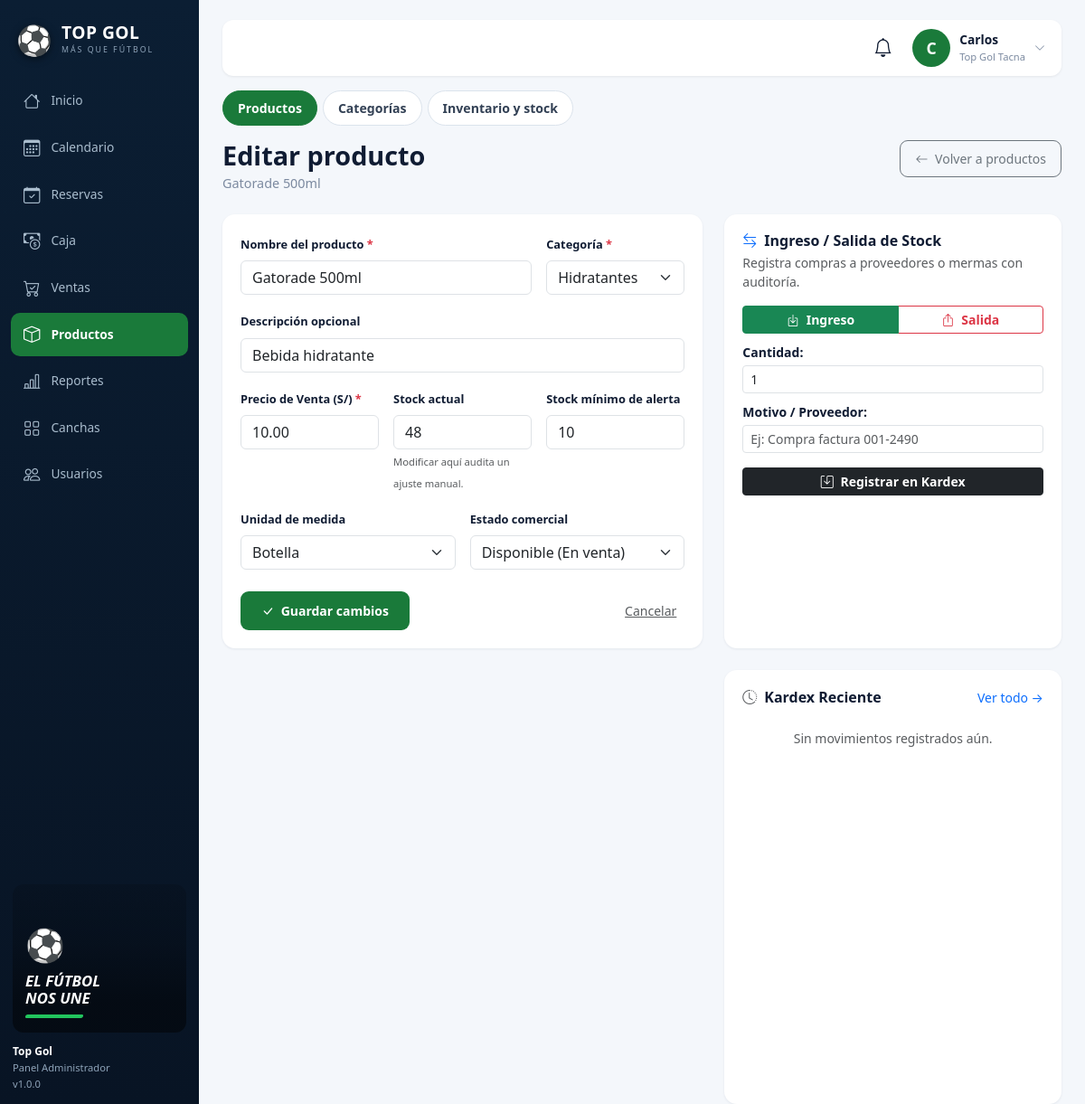
The app's page /admin/productos/editar/1 (signed in) with its own data.
### tables this page shows
CREATE TABLE IF NOT EXISTS `productos` (
  `id`           INT NOT NULL AUTO_INCREMENT,
  `nombre`       VARCHAR(100) NOT NULL,
  `descripcion`  VARCHAR(255) DEFAULT NULL,
  `categoria`    ENUM('refrescos','bebidas_alcoholicas','snacks','hidratantes','otros') NOT NULL DEFAULT 'otros',
  `categoria_id` INT UNSIGNED NULL,
  `precio`       DECIMAL(10,2) NOT NULL,
  `stock`        INT NOT NULL DEFAULT 0,
  `stock_minimo` INT NOT NULL DEFAULT 5,
  `unidad`       VARCHAR(20) NOT NULL DEFAULT 'unidad',
  `estado`       ENUM('disponible','agotado','descontinuado') NOT NULL DEFAULT 'disponible',
  `created_at`   TIMESTAMP NOT NULL DEFAULT CURRENT_TIMESTAMP,
  `updated_at`   TIMESTAMP NOT NULL DEFAULT CURRENT_TIMESTAMP ON UPDATE CURRENT_TIMESTAMP,
  PRIMARY KEY (`id`),
  KEY `idx_producto_categoria` (`categoria`),
  KEY `idx_producto_estado`    (`estado`),
  CONSTRAINT `fk_productos_categoria` FOREIGN KEY (`categoria_id`) REFERENCES `categorias` (`id`) ON DELETE RESTRICT ON UPDATE CASCADE
);

CREATE TABLE IF NOT EXISTS `categorias` (
  `id`          INT UNSIGNED AUTO_INCREMENT PRIMARY KEY,
  `nombre`      VARCHAR(60) NOT NULL,
  `slug`        VARCHAR(60) NOT NULL UNIQUE,
  `descripcion` VARCHAR(255) NULL,
  `icono`       VARCHAR(30) NOT NULL DEFAULT 'bi-box',
  `activo`      TINYINT(1) NOT NULL DEFAULT 1,
  `created_at`  DATETIME NOT NULL DEFAULT CURRENT_TIMESTAMP,
  `updated_at`  DATETIME NOT NULL DEFAULT CURRENT_TIMESTAMP ON UPDATE CURRENT_TIMESTAMP
);

### app/Views/productos/form.php (the view, shortened to what the rows shown need)
<?php
$esEdicion = $producto !== null;
$p = $producto ?? [];
$movs = $movimientos ?? [];
?>
<?php require VIEWS_PATH . DIRECTORY_SEPARATOR . 'layout' . DIRECTORY_SEPARATOR . 'admin_top.php'; ?>
<div class="d-flex align-items-start justify-content-between gap-3 flex-wrap mb-4">
    <div>
        <h1 class="adm-h1"><?= $esEdicion ? 'Editar producto' : 'Nuevo producto' ?></h1>
        <p class="adm-sub"><?= $esEdicion ? htmlspecialchars((string)($p['nombre'] ?? '')) : 'Registra un nuevo producto en el inventario del bar/kiosco.' ?></p>
    </div>
    <div class="d-flex gap-2">
        <a href="<?= url('/admin/productos') ?>" class="btn btn-sm btn-outline-secondary" style="border-radius:9px;padding:9px 16px;">
            <i class="bi bi-arrow-left me-1"></i> Volver a productos
        </a>
    </div>
</div>
<div class="row g-4">
    <div class="<?= $esEdicion ? 'col-lg-7' : 'col-lg-8' ?>">
        <div class="panel">
            <form action="<?= $esEdicion ? url('/admin/productos/actualizar/' . $p['id']) : url('/admin/productos/guardar') ?>" method="POST" class="needs-validation" novalidate>
                <div class="row g-3">
                    <div class="col-md-8">
                        <label for="nombre" class="form-label fw-semibold" style="font-size:.8rem;">Nombre del producto <span class="text-danger">*</span></label>
                        <input type="text" class="form-control" id="nombre" name="nombre" value="<?= htmlspecialchars((string)($p['nombre'] ?? '')) ?>" placeholder="Ej: Gatorade 500ml Berry" required>
                    </div>
                    <div class="col-md-4">
                        <label for="categoria_id" class="form-label fw-semibold" style="font-size:.8rem;">Categoría <span class="text-danger">*</span></label>
                        <select class="form-select" id="categoria_id" name="categoria_id" required>
                            <?php foreach ($categorias as $cat): ?>
                                <option value="<?= (int)$cat['id'] ?>" <?= ((int)($p['categoria_id'] ?? 5) === (int)$cat['id']) ? 'selected' : '' ?>>
                                    <?= htmlspecialchars($cat['nombre']) ?>
                                </option>
                            <?php endforeach; ?>
                        </select>
                    </div>
                    <div class="col-12">
                        <label for="descripcion" class="form-label fw-semibold" style="font-size:.8rem;">Descripción opcional</label>
                        <input type="text" class="form-control" id="descripcion" name="descripcion" value="<?= htmlspecialchars((string)($p['descripcion'] ?? '')) ?>" placeholder="Detalles de presentación, sabor, etc.">
                    </div>
                    <div class="col-md-4">
                        <label for="precio" class="form-label fw-semibold" style="font-size:.8rem;">Precio de Venta (S/) <span class="text-danger">*</span></label>
                        <input type="number" class="form-control" id="precio" name="precio" step="0.50" min="0.50" value="<?= htmlspecialchars((string)($p['precio'] ?? '')) ?>" required>
                    </div>
                    <div class="col-md-4">
                        <label for="stock" class="form-label fw-semibold" style="font-size:.8rem;">Stock actual</label>
                        <input type="number" class="form-control" id="stock" name="stock" min="0" step="1" value="<?= htmlspecialchars((string)($p['stock'] ?? '0')) ?>">
                        <?php if ($esEdicion): ?>
                            <small class="text-muted" style="font-size:.7rem;">Modificar aquí audita un ajuste manual.</small>
                        <?php endif; ?>
                    </div>
                    <div class="col-md-4">
                        <label for="stock_minimo" class="form-label fw-semibold" style="font-size:.8rem;">Stock mínimo de alerta</label>
                        <input type="number" class="form-control" id="stock_minimo" name="stock_minimo" min="0" step="1" value="<?= htmlspecialchars((string)($p['stock_minimo'] ?? '5')) ?>">
                    </div>
                    <div class="col-md-6">
                        <label for="unidad" class="form-label fw-semibold" style="font-size:.8rem;">Unidad de medida</label>
                        <select class="form-select" id="unidad" name="unidad">
                            <?php foreach (['unidad', 'botella', 'lata', 'bolsa', 'caja', 'paquete'] as $u): ?>
                                <option value="<?= $u ?>" <?= ($p['unidad'] ?? 'unidad') === $u ? 'selected' : '' ?>><?= ucfirst($u) ?></option>
                            <?php endforeach; ?>
                        </select>
                    </div>
                    <div class="col-md-6">
                        <label for="estado" class="form-label fw-semibold" style="font-size:.8rem;">Estado comercial</label>
                        <select class="form-select" id="estado" name="estado">
                            <option value="disponible" <?= ($p['estado'] ?? 'disponible') === 'disponible' ? 'selected' : '' ?>>Disponible (En venta)</option>
                        </select>
                    </div>
                </div>
                <div class="d-flex align-items-center justify-content-between mt-4">
                    <button type="submit" class="btn btn-sm fw-bold" style="background:#1a7a3a;color:#fff;border-radius:9px;padding:10px 22px;">
                        <i class="bi bi-check-lg me-1"></i> <?= $esEdicion ? 'Guardar cambios' : 'Registrar producto' ?>
                    </button>
                    <?php if ($esEdicion): ?>
                        <a href="<?= url('/admin/productos') ?>" class="btn btn-sm btn-link text-muted">Cancelar</a>
                    <?php endif; ?>
                </div>
            </form>
        </div>
    </div>
    <?php if ($esEdicion): ?>
    <div class="col-lg-5">
        <div class="panel mb-4">
            <h3 class="fs-6 fw-bold mb-1"><i class="bi bi-arrow-left-right me-2 text-primary"></i>Ingreso / Salida de Stock</h3>
            <p class="text-muted small mb-3">Registra compras a proveedores o mermas con auditoría.</p>
            <form action="<?= url('/admin/productos/stock/' . $p['id']) ?>" method="POST">
                <div class="mb-2">
                    <div class="btn-group w-100" role="group">
                        <label class="btn btn-sm btn-outline-success fw-bold" for="btnIngreso">
                            <i class="bi bi-box-arrow-in-down me-1"></i> Ingreso
                        </label>
                        <label class="btn btn-sm btn-outline-danger fw-bold" for="btnSalida">
                            <i class="bi bi-box-arrow-up me-1"></i> Salida
                        </label>
                    </div>
                </div>
                <div class="mb-2">
                    <label class="form-label small fw-semibold mb-1">Cantidad:</label>
                    <input type="number" class="form-control form-control-sm" name="cantidad" min="1" step="1" value="1" required>
                </div>
                <div class="mb-3">
                    <label class="form-label small fw-semibold mb-1">Motivo / Proveedor:</label>
                    <input type="text" class="form-control form-control-sm" name="motivo" placeholder="Ej: Compra factura 001-2490" required>
                </div>
                <button type="submit" class="btn btn-sm btn-dark w-100 fw-bold">
                    <i class="bi bi-save me-1"></i> Registrar en Kardex
                </button>
            </form>
        </div>
        <div class="panel">
            <div class="d-flex justify-content-between align-items-center mb-2">
                <h3 class="fs-6 fw-bold mb-0"><i class="bi bi-clock-history me-2 text-muted"></i>Kardex Reciente</h3>
                <a href="<?= url('/admin/inventario?producto_id=' . $p['id']) ?>" class="small text-decoration-none">Ver todo →</a>
            </div>
            <?php if (empty($movs)): ?>
                <p class="text-muted small py-3 text-center mb-0">Sin movimientos registrados aún.</p>
            <?php endif; ?>
        </div>
    </div>
    <?php endif; ?>
</div>
<?php require VIEWS_PATH . DIRECTORY_SEPARATOR . 'layout' . DIRECTORY_SEPARATOR . 'admin_bottom.php'; ?>

### app/Core/Router.php (shortened to what the rows shown need)
<?php
class Router {
    private array $rutas = [
        'GET'  => [],
        'POST' => []
    ];
    private function registrar(string $metodo, string $ruta, string $accion, array $middlewares): void {
        $rutaNormalizada = '/' . trim($ruta, '/');
        preg_match_all('/\{([a-zA-Z0-9_]+)\}/', $rutaNormalizada, $matches);
        $nombresParametros = $matches[1] ?? [];
        $regex = preg_replace('/\{[a-zA-Z0-9_]+\}/', '([^/]+)', $rutaNormalizada);
        $regexFinal = '#^' . $regex . '$#';
        $this->rutas[$metodo][] = [
            'ruta'        => $rutaNormalizada,
            'regex'       => $regexFinal,
            'accion'      => $accion,
            'params'      => $nombresParametros,
            'middlewares' => $middlewares
        ];
    }
    public function dispatch(): void {
        $metodo = $_SERVER['REQUEST_METHOD'] ?? 'GET';
        $uri = $this->obtenerRutaActual();
        foreach ($this->rutas[$metodo] as $rutaInfo) {
            if (preg_match($rutaInfo['regex'], $uri, $matches)) {
                array_shift($matches);
                $this->ejecutarAccion($rutaInfo['accion'], $matches);
                return;
            }
        }
    }
    private function obtenerRutaActual(): string {
        if (!empty($_GET['url']) && $_GET['url'] !== 'index.php') {
            $uri = '/' . trim((string)$_GET['url'], '/');
            $uri = preg_replace('#^/public(/|$)#', '$1', $uri);
            $uri = '/' . trim($uri, '/');
            return $uri === '//' ? '/' : $uri;
        }
        $requestUri = $_SERVER['REQUEST_URI'] ?? '/';
        $requestUri = preg_replace('#^/public(/|$)#', '$1', $requestUri);
        $requestUri = preg_replace('#^/index\.php(/|$)#', '$1', $requestUri);
        $uri = '/' . trim($requestUri, '/');
        return $uri === '//' ? '/' : $uri;
    }
    private function ejecutarAccion(string $accion, array $params): void {
        [$controladorNombre, $metodo] = explode('@', $accion);
        $controlador = new $claseCompleta();
        call_user_func_array([$controlador, $metodo], $params);
    }
}

### records on screen
productos: nombre "Gatorade 500ml", categoria_id "Hidratantes", descripcion "Bebida hidratante", precio "10.00", stock "48", stock_minimo "10", unidad "Botella", estado "Disponible (En venta)"

### other values on screen
$itemNav['label'] "Inicio"
$itemNav['label'] "Calendario"
$itemNav['label'] "Reservas"
$itemNav['label'] "Caja"
$itemNav['label'] "Ventas"
$itemNav['label'] "Productos"
$itemNav['label'] "Reportes"
$itemNav['label'] "Canchas"
$itemNav['label'] "Usuarios"
$tabNav['label'] "Productos"
$tabNav['label'] "Categorías"
$tabNav['label'] "Inventario y stock"
